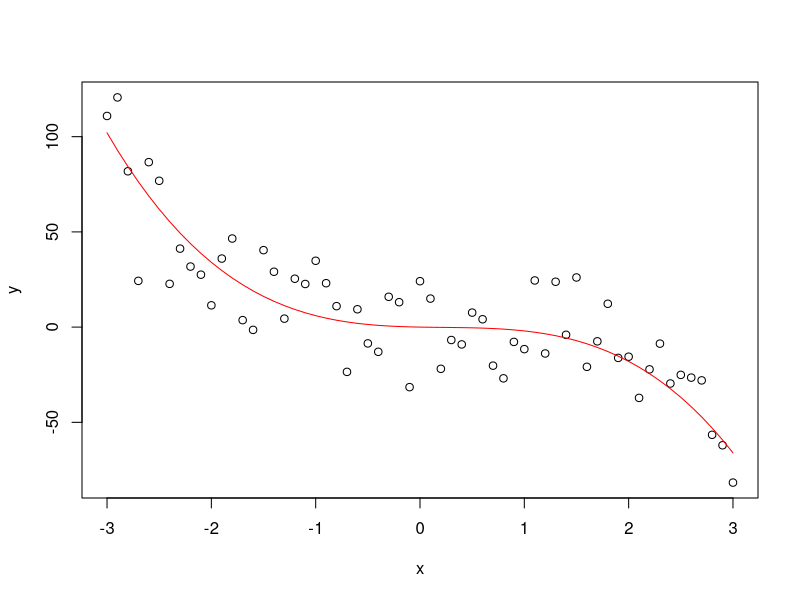
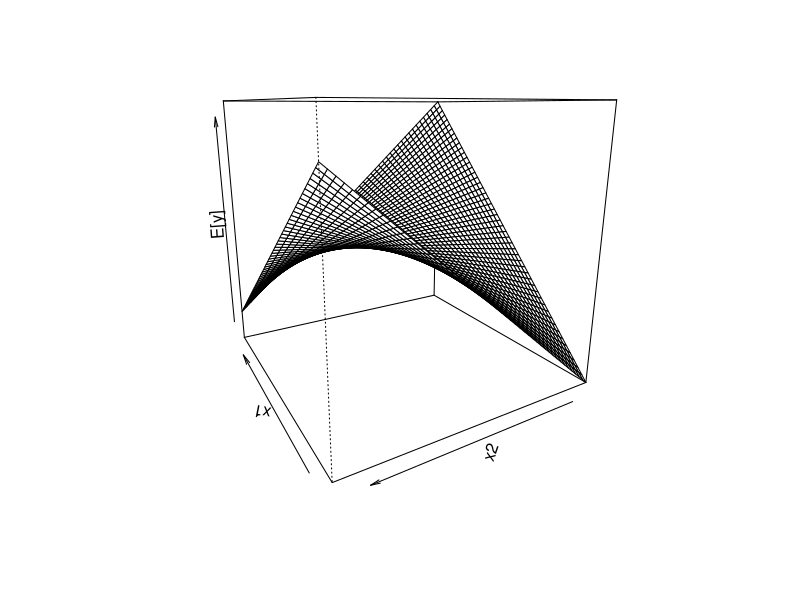
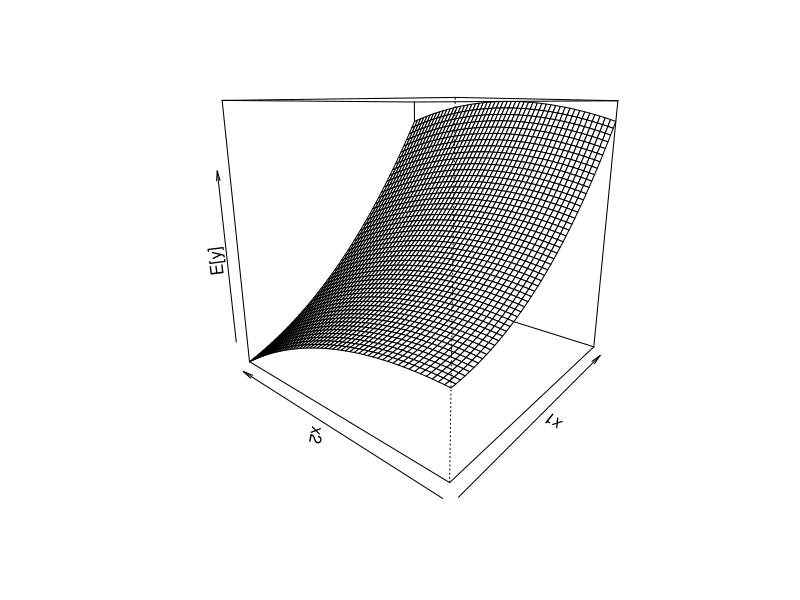
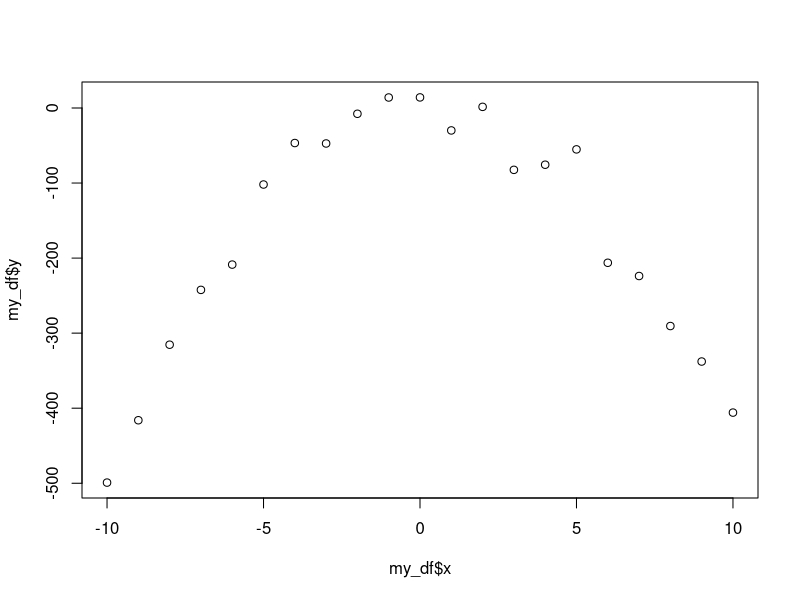
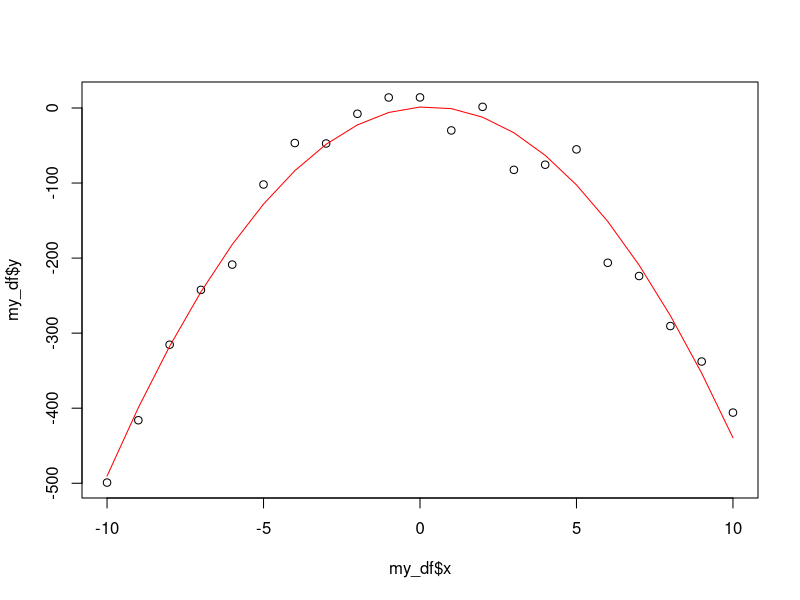

These figures' R source, in order: (Note: this script raises an error after producing the figures.)
## ---- chunk 1
betas <- c(-1,2,-3)
x <- seq(-3,3,.1)
y_line <- cbind(x,x^2,x^3) %*% betas
y <- y_line +  rnorm(n = length(x), sd = 20)
plot(x,y)
points(x,y_line, col="red", type = "l")
## ---- chunk 2
plotSurface <- function(lowerFirst, upperFirst, 
                        lowerSecond, upperSecond, 
                        numGridPointsOnEachAxis, f, contour = F, ...){
  A <- seq(lowerFirst, upperFirst, length.out = numGridPointsOnEachAxis)
  B <- seq(lowerSecond, upperSecond, length.out = numGridPointsOnEachAxis)
  args <- expand.grid(A,B)
  z <- mapply(f, args[,1], args[,2])
  dim(z) <- c(length(A), length(B))
  if(contour){
    contour(A, B, z)
  }else{
    persp(x=A, y=B, z=z, ...)
  }
}
eval_mean <- function(x1, x2) -2 + 3*x1 - .2*x2 - 4*x1*x2
plotSurface(-5, 5, -5, 5, 50, 
            eval_mean, F, theta=-120, 
            zlab = "E[y]", xlab = "x1", ylab = "x2")
## ---- chunk 3
plotSurface <- function(lowerFirst, upperFirst, 
                        lowerSecond, upperSecond, 
                        numGridPointsOnEachAxis, f, contour = F, ...){
  A <- seq(lowerFirst, upperFirst, length.out = numGridPointsOnEachAxis)
  B <- seq(lowerSecond, upperSecond, length.out = numGridPointsOnEachAxis)
  args <- expand.grid(A,B)
  z <- mapply(f, args[,1], args[,2])
  dim(z) <- c(length(A), length(B))
  if(contour){
    contour(A, B, z)
  }else{
    persp(x=A, y=B, z=z, ...)
  }
}
eval_mean <- function(x1, x2) (800+10*x1 + 7*x2+ 8.5*x1^2+ -5*x2^2+ 4*x1*x2)
plotSurface(0, 10, 0, 10, 50, 
            eval_mean, F, theta=-50, 
            zlab = "E[y]", xlab = "x1", ylab = "x2")
## ---- chunk 4
x <- seq(-10,10,1)
my_df <- data.frame(y = (3 + 2*x - 5*x^2) + rnorm(length(x), sd = 30), x = x)
head(my_df)
## ---- chunk 5
plot(my_df$x, my_df$y)
## ---- chunk 6
my_df$xsquared <- x^2
mlr_model <- lm(y ~ x + xsquared, data=my_df)
summary(mlr_model)
## ---- chunk 7
fitted_vals <- predict(mlr_model)
plot(my_df$x, my_df$y)
points(my_df$x, fitted_vals, col = "red", type ="l")
## ---- chunk 8
knitr::include_graphics("/home/t/UVa/all_teaching/summer19_6021/presentations/module3/screenshot.png")
# knitr::include_graphics("screenshot.png")
## ---- chunk 9
anova(mlr_model)
names(anova(mlr_model))
anova(mlr_model)$'Mean Sq'
anova(mlr_model)$'Mean Sq'[3]
## ---- chunk 10
# define a function
getSSHat <- function(model_object){
  return(anova(model_object)$'Mean Sq'[3])
}
# use/call the function on a specific model
getSSHat(mlr_model)
## ---- chunk 11
x1 <- c(2,3,4,1,5,6,7,8)
x2 <- c(1,2,5,2,6,4,3,4)
y <- 8 - 5*x1 + 12*x2 + .01*rnorm(n = length(x1))
pairs(data.frame(y,x1,x2))
## ---- chunk 12
summary(mlr_model)
## ---- chunk 13
summary(mlr_model)
## ---- chunk 14
anova(mlr_model)
## ---- chunk 15
lil_mod <- lm(y ~ x, data = my_df)
big_mod <- lm(y ~ x + xsquared, data=my_df)
anova(lil_mod, big_mod) # smallest to largest
# by hand:
## ---- chunk 16
x0 <- data.frame(x = 30, xsquared = 20) #named!
predict(mlr_model, newdata = x0, interval = "confidence")
predict(mlr_model, newdata = x0, interval = "prediction")
